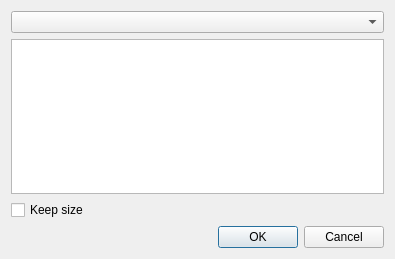
<?xml version="1.0" encoding="UTF-8"?>
<ui version="4.0">
 <class>DialogEditString</class>
 <widget class="QDialog" name="DialogEditString">
  <property name="windowModality">
   <enum>Qt::ApplicationModal</enum>
  </property>
  <property name="geometry">
   <rect>
    <x>0</x>
    <y>0</y>
    <width>395</width>
    <height>259</height>
   </rect>
  </property>
  <property name="windowTitle">
   <string>String</string>
  </property>
  <property name="modal">
   <bool>true</bool>
  </property>
  <layout class="QVBoxLayout" name="verticalLayout">
   <item>
    <widget class="QComboBox" name="comboBoxType"/>
   </item>
   <item>
    <widget class="QPlainTextEdit" name="plainTextEditString"/>
   </item>
   <item>
    <layout class="QHBoxLayout" name="horizontalLayout_2">
     <item>
      <widget class="QCheckBox" name="checkBoxKeepSize">
       <property name="text">
        <string>Keep size</string>
       </property>
      </widget>
     </item>
     <item>
      <widget class="QLabel" name="labelAvailable">
       <property name="text">
        <string/>
       </property>
      </widget>
     </item>
    </layout>
   </item>
   <item>
    <layout class="QHBoxLayout" name="horizontalLayout">
     <item>
      <spacer name="horizontalSpacer">
       <property name="orientation">
        <enum>Qt::Horizontal</enum>
       </property>
       <property name="sizeHint" stdset="0">
        <size>
         <width>40</width>
         <height>20</height>
        </size>
       </property>
      </spacer>
     </item>
     <item>
      <widget class="QPushButton" name="pushButtonOK">
       <property name="text">
        <string>OK</string>
       </property>
      </widget>
     </item>
     <item>
      <widget class="QPushButton" name="pushButtonCancel">
       <property name="text">
        <string>Cancel</string>
       </property>
      </widget>
     </item>
    </layout>
   </item>
  </layout>
 </widget>
 <resources/>
 <connections/>
</ui>
